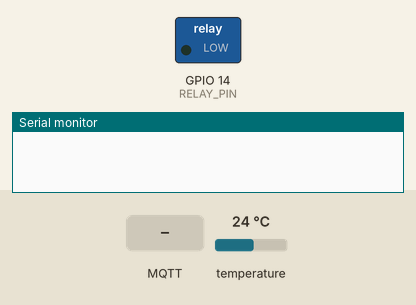
This sketch was run on a simulated ESP8266 (NodeMCU). Shown: switched loads named in the sketch (green lamp = pin HIGH), the last lines printed to the serial monitor. Inputs (shaded band) come from the test bench; at power-on: temperature 24 °C. WiFi joins after 1.5 s; servers stay silent unless stated; storage starts empty; no MQTT or app messages arrive unless stated.

Above: at 0.1 s.
At 6.7 s:
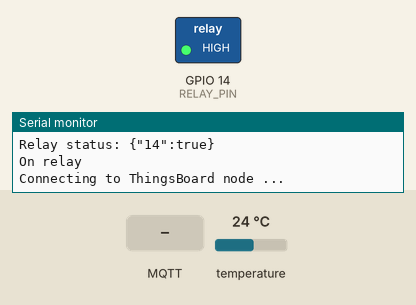
6.8 s: MQTT message "Gearman1" arrives on the first subscribed topic
8.3 s: MQTT message "setRelay" arrives on the first subscribed topic
9.8 s: MQTT message "false" arrives on the first subscribed topic
Timing chart, 0 to 12.8 s (numbered marks = the images above; inputs shaded):
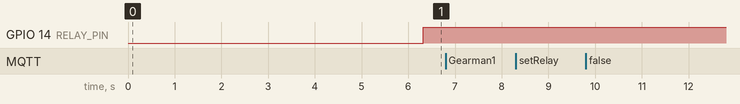

The sketch:

yenyen.ino
```cpp
#include <ArduinoJson.h>
#include <PubSubClient.h>
#include <ESP8266WiFi.h>
#include <OneWire.h>
#include <DallasTemperature.h>
#include <FS.h>

#define ONE_WIRE_BUS 2 // D4
OneWire oneWire(ONE_WIRE_BUS);
DallasTemperature sensors(&oneWire);

#define RELAY_PIN 14 // D5

#define WIFI_AP "EGAT-IoT"
#define WIFI_PASSWORD ""
//#define WIFI_AP "ZAB"
//#define WIFI_PASSWORD "Gearman1"
//#define TOKEN "8eGVqAwnnDleorNl7ssn"

#define TOKEN "6KXCSIYTvT9mYquGOWmy"

char thingsboardServer[] = "mqtt.egat.co.th";

WiFiClient wifiClient;
PubSubClient client(wifiClient);

int status = WL_IDLE_STATUS;

unsigned long previousMillis = 0;
const long interval = 5000;            // 5 second
const long delayToStart = 3*60*1000;   // 1 minute
const long delayToStop  = 3*60*1000;   // 1 minute
unsigned long previousStop = -delayToStart;
unsigned long previousStart = -delayToStop;
bool stopenable = true;
bool startenable = true;

float t, h, temperature_setpoint = 0;
String responseTopic;
char default_settemp[] = "7"; // default set point

void relayAction (int relay, int cmd) {
  unsigned long currentMillis = millis();
  if (cmd == 1 && startenable && (currentMillis -  previousStop >= delayToStart)) {
    previousStart = currentMillis;
    digitalWrite(relay, HIGH);
    client.publish(responseTopic.c_str(), get_gpio_status().c_str());
    Serial.println("On relay");
    stopenable =  true;
    startenable = false;
  }
  else if (cmd == 0 && stopenable && (currentMillis -  previousStart >= delayToStop)) {
    previousStop = currentMillis;
    digitalWrite(relay, LOW);
    client.publish(responseTopic.c_str(), get_gpio_status().c_str());
    Serial.println("OFF Relay");
    stopenable = false;
    startenable = true;
  }
}

String makePayload() {
      String payload = "{";
      payload += "\"temperature\":"; payload += t; payload += ",";
      payload += "\"humidity\":"; payload += h; payload += ",";
      payload += "\"setpoint\":"; payload += temperature_setpoint; payload += ",";
      payload += "\"relay\":"; payload += digitalRead(RELAY_PIN);
      payload += "}";

      return payload;
}

void setup() {
  Serial.begin(115200);
  pinMode(RELAY_PIN, OUTPUT);
  digitalWrite(RELAY_PIN, LOW);
  delay(2000);
  InitWiFi();
  client.setServer( thingsboardServer, 1883 );
  client.setCallback(on_message);

  //Initialize File System
  //bool formatted = SPIFFS.format();   // format spiffs at the fitst time
  if(SPIFFS.begin()){
    Serial.println("SPIFFS Initialize....ok");
  }
  else{
    Serial.println("SPIFFS Initialization...failed");
  }

  Serial.println("Getting configuration");
  temperature_setpoint = getSPIFF("/temperature.txt", default_settemp);
    // Start up the library
  sensors.begin();

  delay(2000);
}

void loop() {
   unsigned long currentMillis = millis();
   if (currentMillis - previousMillis >= interval) {
      previousMillis = currentMillis;
//    h=55;      t=10;
      sensors.requestTemperatures(); // Send the command to get temperatures
      t = sensors.getTempCByIndex(0);

     if (isnan(t)) {
        Serial.println(F("Failed to read from DHT sensor!"));
      }
      else {
        char attributes[100];
        String payload = makePayload();
        payload.toCharArray( attributes, 100 );
        client.publish( "v1/devices/me/telemetry", attributes );
        //Serial.println( attributes );Serial.print("Setpoint = ");Serial.println(temperature_setpoint);
        if (t > temperature_setpoint) {
          relayAction(RELAY_PIN, 1);
        }
        else {
          relayAction(RELAY_PIN, 0);
        }
      }
    }

    if ( !client.connected() ) {
      reconnect();
    }

    client.loop();
}

// The callback for when a PUBLISH message is received from the server.
void on_message(const char* topic, byte* payload, unsigned int length) {
  //Serial.println("On message");
  char json[length + 1];
  strncpy (json, (char*)payload, length);
  json[length] = '\0';

  Serial.print("Topic: ");Serial.println(topic);
  Serial.print("Message: ");Serial.println(json);

  // Decode JSON request
  //StaticJsonBuffer<200> jsonBuffer;
  //JsonObject& data = jsonBuffer.parseObject((char*)json);
  StaticJsonDocument<200> doc;
  DeserializationError error = deserializeJson(doc,json);

  if (error){
    Serial.print("parseObject() failed: ");
    Serial.println(error.c_str());
    return;
  }

  // Check request method
  String methodName = String((const char*)doc["method"]);
  String paramsName = String((const char*)doc["params"]);
  responseTopic = String(topic);
  responseTopic.replace("request", "response");

  char attributes[255];

  if (methodName.equals("setRelay")) {
    if (paramsName.equals("false")) {
      relayAction(RELAY_PIN,0);
    }
    else if (paramsName.equals("true")){
      relayAction(RELAY_PIN,1);
    }
    client.publish(responseTopic.c_str(), get_gpio_status().c_str());
  }
  else if (methodName.equals("getRelay")) {
    client.publish(responseTopic.c_str(), get_gpio_status().c_str());
  }
  else if (methodName.equals("setValue")) {
    temperature_setpoint = paramsName.toFloat();
    client.publish(responseTopic.c_str(), String(temperature_setpoint).c_str());
     // write to spiffs
    char buf[100];
    paramsName.toCharArray(buf,paramsName.length() + 1);
    writeFile("/temperature.txt", buf);
  }
  else if (methodName.equals("getValue")) {
    client.publish(responseTopic.c_str(), String(temperature_setpoint).c_str());
  }
}

String get_gpio_status() {
  //DeserializationError error = deserializeJson(doc,json);
  //JsonObject& data = doc.createObject();
  //data[String(RELAY_PIN)] = digitalRead(RELAY_PIN) ? true : false;
  //char payload[256];
  //data.printTo(payload, sizeof(payload));
  //String strPayload = String(payload);
  StaticJsonDocument<200> doc;
  String strPayload;

  doc[String(RELAY_PIN)] = digitalRead(RELAY_PIN) ? true : false;
  serializeJson(doc, strPayload);
  Serial.print("Relay status: ");Serial.println(strPayload);

  return strPayload;
}

void InitWiFi() {
  Serial.println("Connecting to AP ...");
  WiFi.begin(WIFI_AP, WIFI_PASSWORD);
  while (WiFi.status() != WL_CONNECTED) {
    delay(500);
    Serial.print(".");
  }
  Serial.println("Connected to AP");
}

void reconnect() {
  while (!client.connected()) {
    status = WiFi.status();
    if ( status != WL_CONNECTED) {
      WiFi.begin(WIFI_AP, WIFI_PASSWORD);
      while (WiFi.status() != WL_CONNECTED) {
        delay(500);
        Serial.print(".");
      }
      Serial.println("Connected to AP");
    }
    Serial.print("Connecting to ThingsBoard node ...");

    if ( client.connect("ESP8266 Device", TOKEN, NULL) ) {
      client.subscribe("v1/devices/me/rpc/request/+");
    } else {
      Serial.print( "[FAILED] [ rc = " );
      Serial.print( client.state() );
      Serial.println( " : retrying in 5 seconds]" );
      delay( 5000 );
    }
  }
}

// SPIFFS ---------------------------------------------
float readFile(const char * path){
    String line;
    Serial.printf("Reading file: %s\r\n", path);

    File file = SPIFFS.open(path,"r");
    if(!file || file.isDirectory()){
        Serial.println("- failed to open file for reading");
        return 0;
    }

    while(file.available()) {
      line = file.readStringUntil('\n');
    }

    file.close();

    return line.toFloat();
}

void writeFile( const char * path, const char * message){
    Serial.printf("Writing file: %s\r\n", path);

    File file = SPIFFS.open(path, "w");
    if(!file){
        Serial.println("- failed to open file for writing");
        return;
    }
    if(file.println(message)){
        Serial.println("- file written");
    } else {
        Serial.println("- frite failed");
    }
    file.close();
}

void deleteFile(const char * path){
    Serial.printf("Deleting file: %s\r\n", path);
    if(SPIFFS.remove(path)){
        Serial.println("- file deleted");
    } else {
        Serial.println("- delete failed");
    }
}

float getSPIFF(char* file, char* val) {
  float d = readFile(file);
  if ( d == 0) {
    Serial.print("data init = ");
    Serial.println(val);
    writeFile(file, val);
    return 0;
  }
  else {
    return d;
  }
}
```
